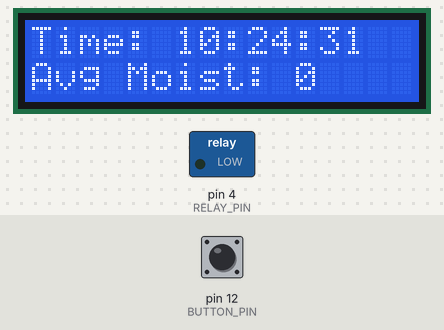
Bench run of a sketch on a simulated Arduino Uno, built with avr-gcc and run on an emulated ATmega328P. Parts: 16×2 character LCD, switched loads named in the sketch (green lamp = pin HIGH). The test bench sets the inputs (shaded band); at power-on: pin 12 (BUTTON_PIN) HIGH. The local clock reads 2024-03-15 10:24:30 at power-on unless the sketch sets it.

Above: at 1.2 s.
1.3 s: pin 12 (BUTTON_PIN) pulled LOW for 1.25 s
At 2.9 s:
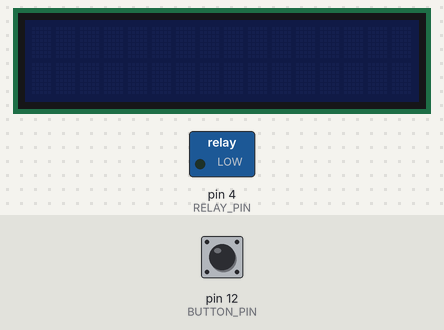
6.7 s: pin 12 (BUTTON_PIN) pulled LOW for 1.25 s
At 8.1 s:
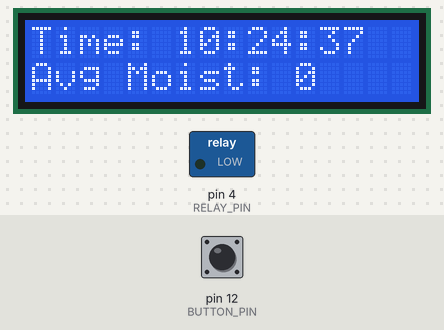
9.8 s: pin 12 (BUTTON_PIN) pulled LOW for 3.2 s
At 11.0 s:
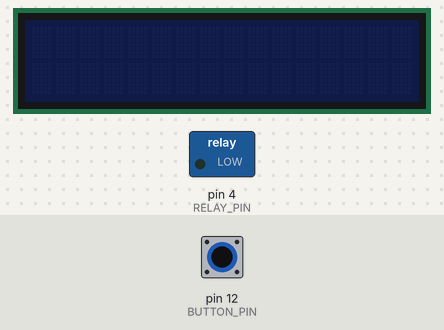
Timing chart, 0 to 12.8 s (numbered marks = the images above; inputs shaded):
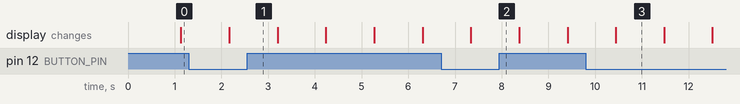

The sketch:

water_solution.ino
```cpp
#include "src/waterTimer.hpp"
#include "src/screenInformation.hpp"
#include "src/constants.hpp"
#include "src/dayManagement.hpp"
#include "src/waterLogic.hpp"

void setup()
{
  Serial.begin(9600);
  pinMode(RELAY_PIN, OUTPUT);
  setCurrentTimeForTheClock();
  screenSetup();
}

// high level - CLOSED
// low level - OPEN

void loop()
{
  screenButtonLoop();
  waterLogic();
  if (getWatering()) // watering logic abstraction
  {
    digitalWrite(RELAY_PIN, HIGH);
    wateringInformation();
  }
  else
  {
    digitalWrite(RELAY_PIN, LOW);
    standardInformation();
  }

  delay(1 * SECOND);
}
```

constants.hpp
```cpp
#ifndef CONSTANTS_HPP
#define CONSTANTS_HPP

// USER CONFIGURATION CONSTANTS
#define DEBUG 0          // TURN ON DEBUG LOGS AND MINIMIZE SLEEP TIMES
#define THRESHOLD 400    // minimum moisture level that is classified as suitable
#define WATERING_TIME 15 // Minutes of watering that will be taking place
#define MIN_HOUR 1       // first hour watering may take place
#define MAX_HOUR 6       // will be hour of resetting the cycle - going back to starting configuration

// ARDUINO PINS
#define RELAY_PIN 4
#define MOISTURE_PIN A0
#define CLOCK_RST_PIN 8
#define CLOCK_DAT_PIN 7
#define CLOCK_CLK_PIN 6
#define BUTTON_PIN 12

// HELPFUL CONSTANTS
#define SECOND 1000
#define MINUTE 60 * SECOND
#endif
```

dayManagement.cpp
```cpp
#include "dayManagement.hpp"
#include "waterTimer.hpp"
#include "constants.hpp"

static dayManagement dayRoutine = {false, WATERING_TIME, false};

void reset()
{
    dayRoutine.waterDisposedToday = false;
    dayRoutine.wateringTime = WATERING_TIME;
}

void setWatering(bool state)
{
    dayRoutine.watering = state;
}

int getWateringTime()
{
    return dayRoutine.wateringTime;
}

void setWateringTime(int time)
{
    dayRoutine.wateringTime = time;
}

void decrementWateringTime()
{
    dayRoutine.wateringTime--;
}

bool getWatering()
{
    return dayRoutine.watering;
}

bool getWaterDisposedToday()
{
    return dayRoutine.waterDisposedToday;
}

void setWaterDisposedToday(bool disposed)
{
    dayRoutine.waterDisposedToday = disposed;
}
```

dayManagement.hpp
```cpp
#ifndef DAY_MANAGEMENT_HPP
#define DAY_MANAGEMENT_HPP

struct dayManagement
{
    bool waterDisposedToday;
    int wateringTime;
    bool watering;
};

void setWatering(bool state);
bool getWatering();
int getWateringTime();
void setWateringTime(int time);
void decrementWateringTime();
bool getWaterDisposedToday();
void setWaterDisposedToday(bool disposed);
void reset();
#endif
```

screenInformation.cpp
```cpp
#include <LiquidCrystal_I2C.h>
#include "dayManagement.hpp"
#include "waterTimer.hpp"
#include "waterLogic.hpp"
#include "constants.hpp"

static int lastFlickerableState = LOW;
static int currentState;

static bool screenTurnedOff = false;

LiquidCrystal_I2C lcd(0x27, 16, 2);

void screenSetup()
{
    lcd.init();
    lcd.backlight();
    pinMode(BUTTON_PIN, INPUT_PULLUP);
}

void switchScreenState()
{
    if (screenTurnedOff)
    {
        lcd.backlight();
        lcd.display();
    }
    else
    {
        lcd.noBacklight();
        lcd.noDisplay();
    }
    screenTurnedOff = !screenTurnedOff;
}

void screenButtonLoop()
{
    currentState = digitalRead(BUTTON_PIN);
    if (currentState != lastFlickerableState)
    {
        lastFlickerableState = currentState;
        if (currentState == LOW)
        {
            switchScreenState();
        }
    }
}

void screenLoop(String firstLine, String secondLine)
{
    lcd.clear();
    lcd.setCursor(0, 0);
    lcd.print(firstLine);

    lcd.setCursor(0, 1);
    lcd.print(secondLine);
}

void wateringInformation()
{
    String first_line = "Watering!!!";
    String second_line = "Minutes left: " + String(getWateringTime());
    screenLoop(first_line, second_line);
}

void standardInformation()
{
    String first_line = "Time: " + String(showCurrentTime());
    String second_line = "Avg Moist: " + String(getAverageMoistureLevel());
    screenLoop(first_line, second_line);
}
```

screenInformation.hpp
```cpp
#ifndef SCREEN_INFORMATION_HPP
#define SCREEN_INFORMATION_HPP

void screenSetup();
void screenLoop(String firstLine, String secondLine);
void wateringInformation();
void standardInformation();
void screenButtonLoop();
void switchScreenState();
#endif
```

waterLogic.cpp
```cpp
#include "waterLogic.hpp"
#include "constants.hpp"
#include "waterTimer.hpp"
#include "dayManagement.hpp"
#if DEBUG
#include <Arduino.h>
#define getCurrentHour getCurrentMinute
#endif

static int averageMoistureLevel = 0; // we will be using incremental average
static int moistureLevelCounter = 0;

bool moistEnough(int moistureValue)
{
    return moistureValue < THRESHOLD;
}

void calculateAverageMoistureValueDuringTheDay()
{
    static int currentHour = getCurrentHour();
    if (getCurrentHour() != currentHour)
    {
        moistureLevelCounter++;
        int moistureValue = analogRead(MOISTURE_PIN);

        averageMoistureLevel += (moistureValue - averageMoistureLevel) / moistureLevelCounter;
        currentHour = getCurrentHour();
    }
}

int getAverageMoistureLevel()
{
    return averageMoistureLevel;
}

void watering()
{
    static int currentMinute = getCurrentMinute();
    if (getWatering() && getWateringTime() > 0) // when watering is taking place
    {
        if (getCurrentMinute() != currentMinute)
        {
            currentMinute = getCurrentMinute();
            decrementWateringTime();
        }
        return;
    }
    setWatering(false);
}

void checkIfShouldWater()
{
    int averageMoistureValue = getAverageMoistureLevel();
    if (suitableTimeForWatering() && !moistEnough(averageMoistureValue) && !getWaterDisposedToday()) // if should be watered, set watering
    {
        setWatering(true);
        setWaterDisposedToday(true);
    }
}

void resetDayCycle()
{
    if (getCurrentHour() == MAX_HOUR)
    {
        reset();
        averageMoistureLevel = 0;
        moistureLevelCounter = 0;
    }
}

void waterLogic()
{
    checkIfShouldWater();
    watering();
    calculateAverageMoistureValueDuringTheDay();
    resetDayCycle();
}
```

waterLogic.hpp
```cpp
#ifndef WATER_LOGIC_HPP
#define WATER_LOGIC_HPP

void calculateAverageMoistureValueDuringTheDay();
bool moistEnough(int moistureValue);
void reset();
void waterLogic();
int getAverageMoistureLevel();
#endif
```

waterTimer.cpp
```cpp
#include "waterTimer.hpp"
#include "constants.hpp"
#include <Ds1302.h>
#include <time.h>

Ds1302 rtc(CLOCK_RST_PIN, CLOCK_CLK_PIN, CLOCK_DAT_PIN);

void setCurrentTimeForTheClock()
{
    rtc.init();
    if (rtc.isHalted())
    {
        char current_time[9] = __TIME__;
        int hours = ((current_time[0] - '0') * 10) + (current_time[1] - '0'); // implicit "casting" from char to int
        int minutes = ((current_time[3] - '0') * 10) + (current_time[4] - '0');
        int seconds = ((current_time[6] - '0') * 10) + (current_time[7] - '0');

        Ds1302::DateTime dt = {
            .year = 2024,
            .month = 8,
            .day = 4,
            .hour = uint8_t(hours),
            .minute = uint8_t(minutes),
            .second = uint8_t(seconds),
            .dow = 1};

        rtc.setDateTime(&dt);
        currentDay = dt.day;
    }
}

bool suitableTimeForWatering()
{
#if DEBUG
    int currentHour = getCurrentMinute();
#else
    int currentHour = getCurrentHour();
#endif

    if (currentHour >= MIN_HOUR && currentHour < MAX_HOUR)
    {
        return true;
    }
    return false;
}

Ds1302::DateTime getCurrentTime()
{
    Ds1302::DateTime now;
    rtc.getDateTime(&now);
    return now;
}

int getCurrentHour()
{
    return getCurrentTime().hour;
}

int getCurrentMinute()
{
    return getCurrentTime().minute;
}

int getCurrentSecond()
{
    return getCurrentTime().second;
}

String showCurrentTime()
{
    Ds1302::DateTime now;
    rtc.getDateTime(&now);
    String currentTime = "";
    String delimiter = ":";
    if (now.hour < 10)
    {
        currentTime += "0" + String(now.hour);
    }
    else
    {
        currentTime += String(now.hour);
    }
    currentTime += delimiter;
    if (now.minute < 10)
    {
        currentTime += "0" + String(now.minute);
    }
    else
    {
        currentTime += String(now.minute);
    }
    currentTime += delimiter;
    if (now.second < 10)
    {
        currentTime += "0" + String(now.second);
    }
    else
    {
        currentTime += String(now.second);
    }
    return currentTime;
}
```

waterTimer.hpp
```cpp
#ifndef WATER_TIMER_HPP
#define WATER_TIMER_HPP
#include <Arduino.h>

static int currentDay = 0;

void setCurrentTimeForTheClock();
bool suitableTimeForWatering();
int getCurrentHour();
int getCurrentMinute();
int getCurrentSecond();

String showCurrentTime();
#endif
```

Measured:
- after the input at 1.3 s, the display: changes after 0.87 s (image 1)
- after the input at 6.7 s, the display: changes after 0.64 s (image 2)
- after the input at 9.8 s, the display: changes after 0.64 s (image 3)
